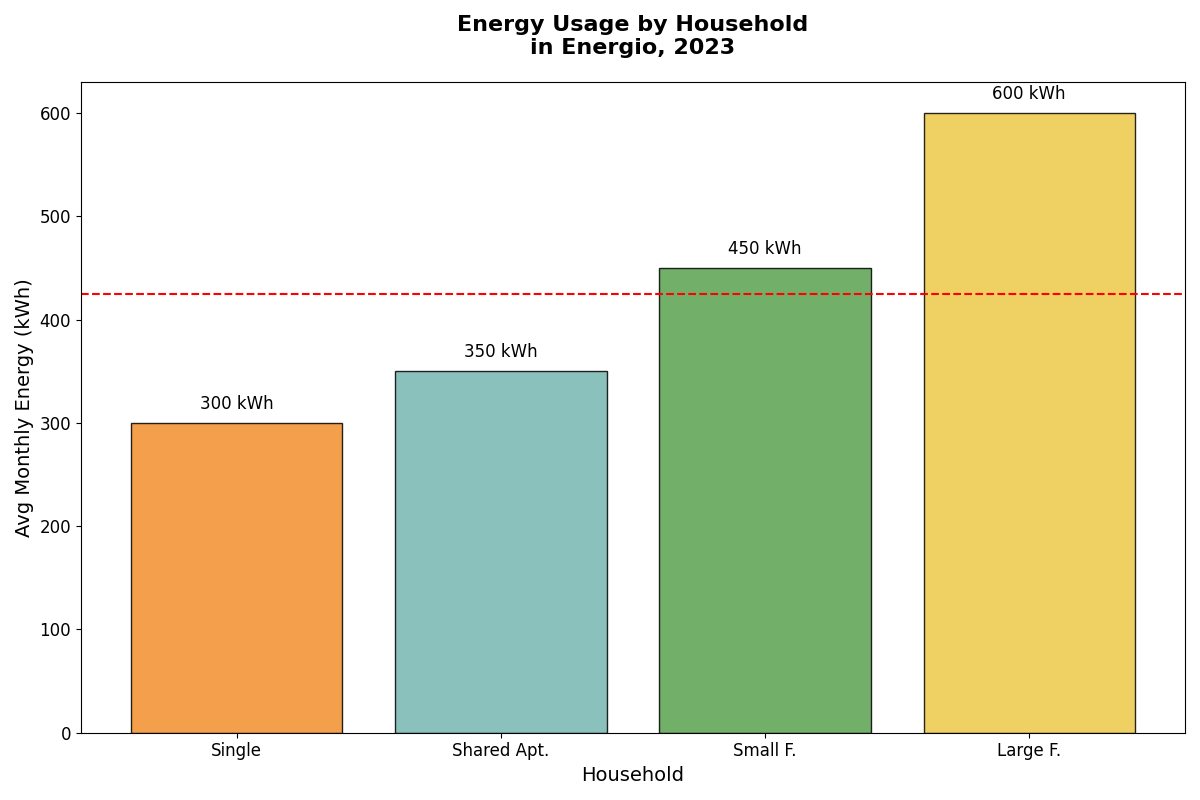

The script that drew this image:
import matplotlib.pyplot as plt
import numpy as np

household_types = ["Single", "Small F.", "Large F.", "Shared Apt."]
energy_consumption = [300, 450, 600, 350]

sorted_indices = np.argsort(energy_consumption)
household_types_sorted = [household_types[i] for i in sorted_indices]
energy_consumption_sorted = [energy_consumption[i] for i in sorted_indices]

fig, ax = plt.subplots(figsize=(12, 8))

bars = ax.bar(household_types_sorted, energy_consumption_sorted, color=['#f28e2b', '#76b7b2', '#59a14f', '#edc948'], edgecolor='black', alpha=0.85)

for bar in bars:
    yval = bar.get_height()
    ax.text(bar.get_x() + bar.get_width()/2, yval + 10, f'{yval} kWh', ha='center', va='bottom', fontsize=12)

city_average = np.mean(energy_consumption_sorted)
ax.axhline(city_average, color='red', linestyle='--', linewidth=1.5)

ax.set_title('Energy Usage by Household\nin Energio, 2023', fontsize=16, weight='bold', pad=20)
ax.set_xlabel('Household', fontsize=14)
ax.set_ylabel('Avg Monthly Energy (kWh)', fontsize=14)

ax.tick_params(axis='x', labelsize=12)
ax.tick_params(axis='y', labelsize=12)

plt.tight_layout()
plt.show()
